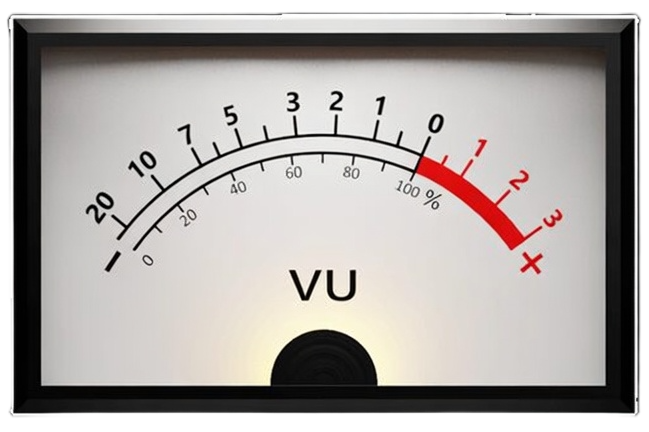
#> input picture Assets/needleless-vu.png, 649 x 432 px
$ python gen_sprite.py
#> lines starting #> are read from the running program, lines starting #| are printed output that depends on the picture
#!/usr/bin/env python3
"""
Generate vu_sprite.png  — a horizontal sprite sheet of the VU meter face.

Frame count : 121  (one per degree, −60° … +60° in JUCE clock convention)
Frame size  : 184 × 158 px  (matches VM_W × VM_H in PluginEditor.h)

Needle geometry (matching PluginEditor.h):
  pivot   = (frame_w/2, frame_h - 4)   i.e. (92, 154)
  NEEDLE_R = 66 px
  angle    = 0  → 12-o'clock (vertical up)
  tipX = pivotX + sin(angle) * NEEDLE_R
  tipY = pivotY - cos(angle) * NEEDLE_R   (JUCE clock-face convention)

Sweep: angle −π/3 (left, 20 dB GR) … +π/3 (right, 0 dB GR)
"""

import math
from PIL import Image, ImageDraw

SRC      = "needleless-vu.png"
OUT      = "vu_sprite.png"
FRAMES   = 121          # 0..120  (1° per frame)
FW, FH   = 184, 158     # frame size = VM_W × VM_H
PX, PY   = FW // 2, 137    # pivot in frame coords  (92, 137) — matches image pivot
NR       = 91           # NEEDLE_R — tip lands on scale endpoint at ±60°
NR_TAIL  = 12           # tail behind pivot
SWEEP    = math.pi / 3  # 60°

# Load + resize face background
face_src = Image.open(SRC).convert("RGBA")
#> face_src is the input picture: PIL image 649x432 RGBA; mean R, G, B, A 147.8, 143, 140.1, 227.3
face     = face_src.resize((FW, FH), Image.LANCZOS)
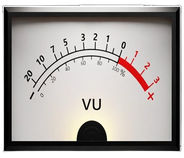
#> face: PIL image 184x158 RGBA; mean R, G, B, A 149.2, 144.4, 141.5, 227.3; transparent parts drawn white

frames = []
for i in range(FRAMES):
    t     = i / (FRAMES - 1)           # 0 → 1
    angle = -SWEEP + t * 2 * SWEEP     # −π/3 → +π/3

    sa, ca = math.sin(angle), math.cos(angle)

    tip_x  = PX + sa * NR
    tip_y  = PY - ca * NR
    tail_x = PX - sa * NR_TAIL
    tail_y = PY + ca * NR_TAIL
    mid_x  = PX + sa * NR * 0.68
    mid_y  = PY - ca * NR * 0.68

    frame = face.copy()
    d     = ImageDraw.Draw(frame)

    # Shadow (1px offset)
    d.line([(PX + 1, PY + 1), (tip_x + 1, tip_y + 1)],
           fill=(0, 0, 0, 77), width=2)

    # Needle body (dark, from tail through pivot to 68% of tip)
    d.line([(round(tail_x), round(tail_y)),
            (round(mid_x),  round(mid_y))],
           fill=(10, 6, 0, 255), width=2)

    # Needle tip accent (dark brown)
    d.line([(round(mid_x), round(mid_y)),
            (round(tip_x), round(tip_y))],
           fill=(42, 8, 0, 255), width=1)

    frames.append(frame)
#> after the loop, frames = 121 items

# Stitch frames horizontally
sheet = Image.new("RGBA", (FW * FRAMES, FH))
#> sheet: PIL image 22264x158 RGBA; every value is 0
for i, f in enumerate(frames):
    sheet.paste(f, (i * FW, 0))
#> this loop made 121 passes
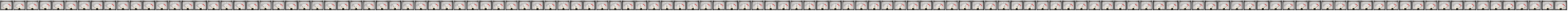
#> sheet: PIL image 22264x158 RGBA (shown at 1/15 size); mean R, G, B, A 147.8, 143, 140.2, 226.8; transparent parts drawn white

sheet.save(OUT, compress_level=6)
print(f"Saved {OUT}  ({FW * FRAMES} × {FH} px,  {FRAMES} frames)")
